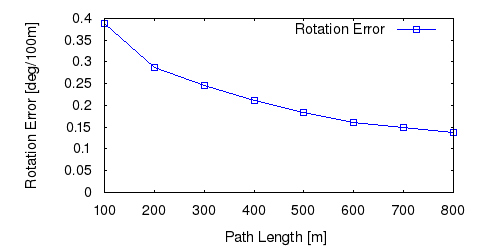

This figure's gnuplot source:
set term postscript eps enhanced color
set output "09_rl.eps"
set size ratio 0.5
set yrange [0:*]
set xlabel "Path Length [m]"
set ylabel "Rotation Error [deg/100m]"
plot "09_rl.txt" using 1:($2*57.3*100) title 'Rotation Error' lc rgb "#0000FF" pt 4 w linespoints
